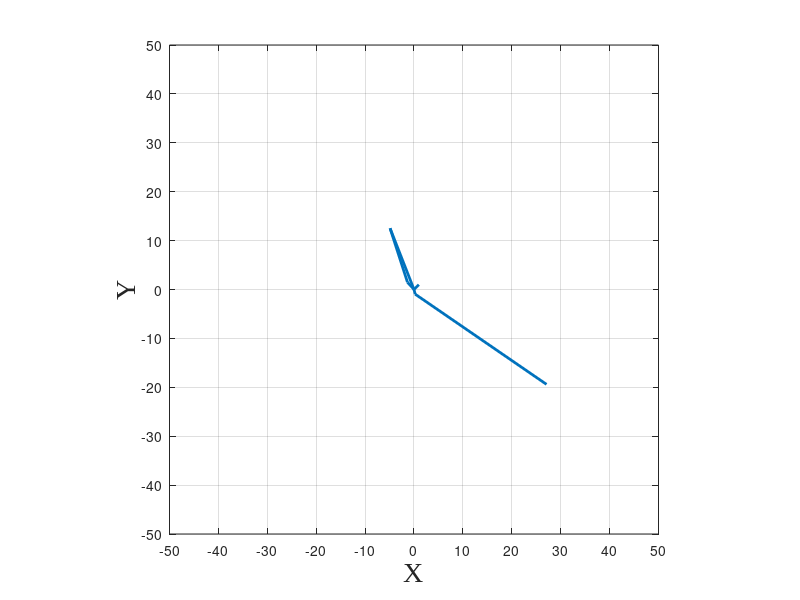

Write the MATLAB code that produced this figure.

clear;
clc;



N = 13 ;%Number of rollers
Rr = 5 ;%Radius of the roller
R = 40 ;%Radius of the rollers PCD (Pitch Circle Diamater)
E =2 ;% Eccentricity - offset from input shaft to a cycloidal disk



for i = 1 : 1 : 361

    t(i) = i / 180 * pi;

    phi(i) = atan(sin((1-N)*t(i))/((R/(E*N))-cos((1-N)*t(i))));
    
    Cf(i, :, :) = [R-Rr*cos(phi(i));Rr*sin(phi(i));1];
    
    M1(i, :, :) = [cos(-N*t(i)), -sin(-N*t(i)), -E*cos(-N*t(i));
                   sin(-N*t(i)), cos(-N*t(i)), -E*sin(-N*t(i));
                   0, 0, 1];
    M2(i, :, :) = [cos(1-N*phi(i)), sin(1-N*phi(i)), 0;
                   -sin(1-N*phi(i)), cos(1-N*phi(i)), 0;
                   0, 0, 1];
    
    C(i, :, :) = M1(i, :, :).*M2(i, :, :).*Cf(i, :, :);

    
    

end

x = C(1,:);
y = C(2,:);

figure;
plot(x,y,'LineWidth',2);
xlabel('X','fontname','Times New Roman','fontsize',20');
ylabel('Y','fontname','Times New Roman','fontsize',20');
axis equal;
xlim([-50,50]);
ylim([-50,50]);
xticks(-50:10:50);
yticks(-50:10:50);


box on;
grid on;


% fid = fopen('Cycloidal_Drive.scr','w');
% fprintf(fid,'spline ');
% fprintf(fid,'%f,%f\n', [x; y]);
% fclose(fid);